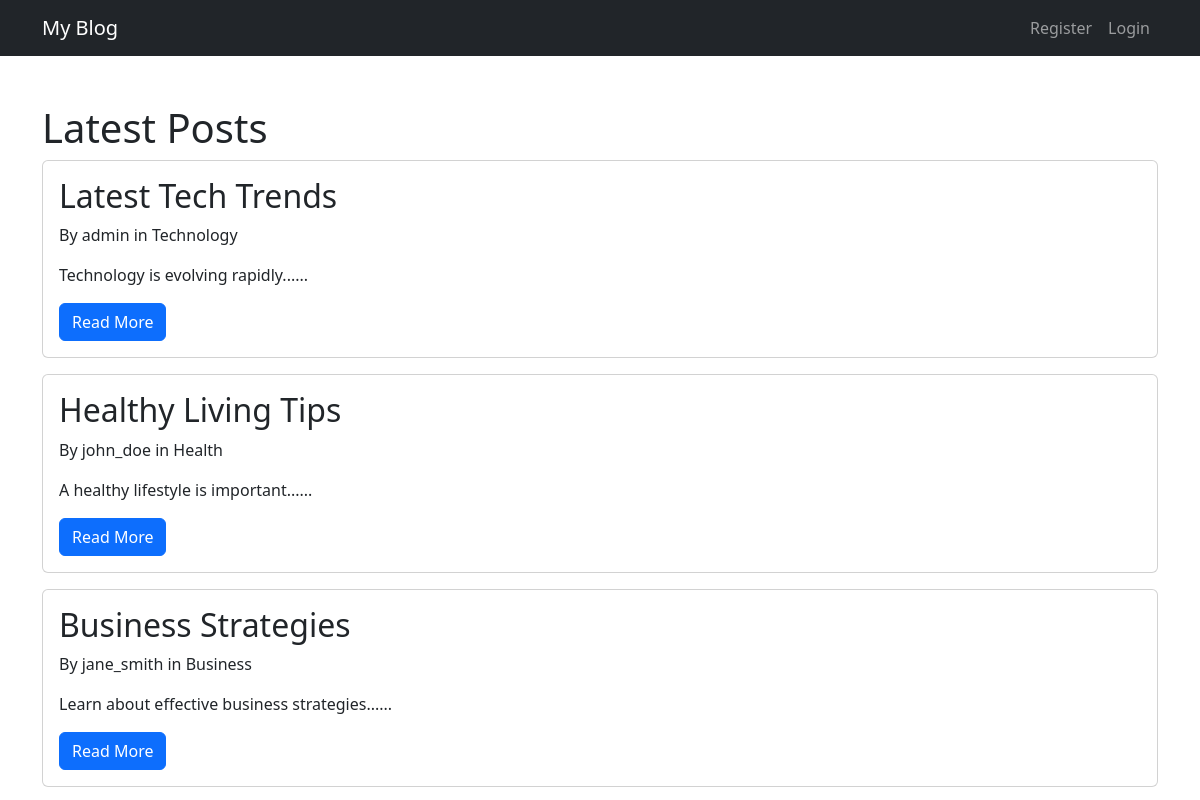
The page / on the database its author committed.
### tables this page shows
CREATE TABLE `posts` (
  `id` int(11) NOT NULL,
  `title` varchar(255) NOT NULL,
  `content` text NOT NULL,
  `author_id` int(11) DEFAULT NULL,
  `category_id` int(11) DEFAULT NULL,
  `created_at` timestamp NOT NULL DEFAULT current_timestamp()
);

CREATE TABLE `users` (
  `id` int(11) NOT NULL,
  `username` varchar(50) NOT NULL,
  `email` varchar(100) NOT NULL,
  `password` varchar(255) NOT NULL,
  `role` enum('admin','user') DEFAULT 'user'
);

CREATE TABLE `categories` (
  `id` int(11) NOT NULL,
  `name` varchar(50) NOT NULL
);

### index.php (the view, shortened to what this page needs)
<?php include 'includes/header.php'; ?>
  <div class="container mt-5">
    <h1 class="">Latest Posts</h1>
    <?php
    $stmt = $pdo->query("
      SELECT posts.*, users.username, categories.name AS category_name
      FROM posts
      JOIN users ON posts.author_id = users.id
      JOIN categories ON posts.category_id = categories.id
      ORDER BY created_at DESC
    ");
    while ($post = $stmt->fetch()):
    ?>
      <div class="card mb-3">
        <div class="card-body">
          <h2><?= $post['title'] ?></h2>
          <p>By <?= $post['username'] ?> in <?= $post['category_name'] ?></p>
          <p><?= substr($post['content'], 0, 100) ?>...</p>
          <a href="post.php?id=<?= $post['id'] ?>" class="btn btn-primary">Read More</a>
        </div>
      </div>
    <?php endwhile; ?>
  </div>
</body>
</html>

### includes/header.php (shortened to what this page needs)
<!DOCTYPE html>
<html>
<head>
  <link href="https://cdn.jsdelivr.net/npm/bootstrap@5.3.0/dist/css/bootstrap.min.css" rel="stylesheet">
</head>
<body>
  <nav class="navbar navbar-expand-lg navbar-dark bg-dark">
    <div class="container">
      <a class="navbar-brand" href="index.php">My Blog</a>
      <div class="collapse navbar-collapse" id="navbarNav">
        <ul class="navbar-nav ms-auto">
          <?php if (isset($_SESSION['user_id'])): ?>
            <?php if ($_SESSION['role'] === 'admin'): ?>
              <li class="nav-item">
                <a class="nav-link" href="admin/create_post.php">Admin</a>
              </li>
            <?php endif; ?>
            <li class="nav-item">
              <a class="nav-link" href="logout.php">Logout</a>
            </li>
          <?php else: ?>
            <li class="nav-item">
              <a class="nav-link" href="register.php">Register</a>
            </li>
            <li class="nav-item">
              <a class="nav-link" href="login.php">Login</a>
            </li>
          <?php endif; ?>
        </ul>
      </div>
    </div>
  </nav>

### rows shown on the page
posts: title "Latest Tech Trends", author.username "admin", category.name "Technology", content "Technology is evolving rapidly..."
posts: title "Healthy Living Tips", author.username "john_doe", category.name "Health", content "A healthy lifestyle is important..."
posts: title "Business Strategies", author.username "jane_smith", category.name "Business", content "Learn about effective business strategies..."
